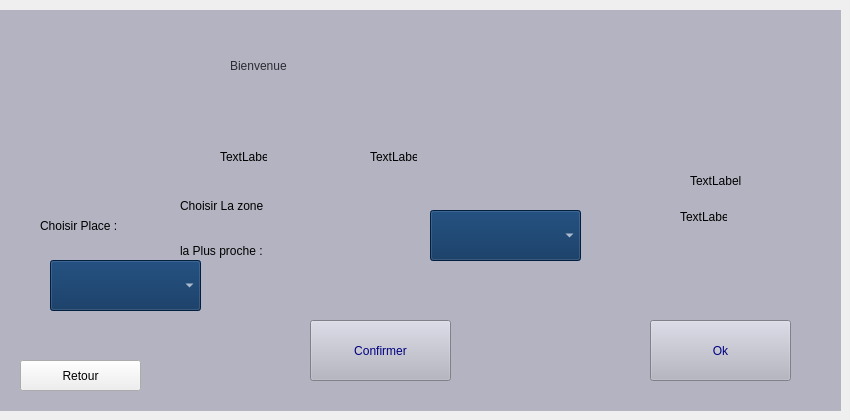
    <widget class="QWidget" name="page_choisirzone">
     <widget class="QPushButton" name="ok">
      <property name="geometry">
       <rect>
        <x>650</x>
        <y>320</y>
        <width>141</width>
        <height>61</height>
       </rect>
      </property>
      <property name="styleSheet">
       <string notr="true">#ok{
	font: 18pt &quot;Bahnschrift&quot;;

	background-color: rgb(179, 179, 193);
	
	
	
	color: rgb(0, 0, 127);
	
;}


#ok:hover{
;

	color: rgb(255, 255, 255);
	background-color: rgb(4, 44, 89);
	}</string>
      </property>
      <property name="text">
       <string>Ok</string>
      </property>
     </widget>
     <widget class="QLabel" name="label_choisirplace">
      <property name="geometry">
       <rect>
        <x>0</x>
        <y>10</y>
        <width>841</width>
        <height>401</height>
       </rect>
      </property>
      <property name="styleSheet">
       <string notr="true">
background-color: rgb(179, 179, 193);</string>
      </property>
      <property name="text">
       <string/>
      </property>
     </widget>
     <widget class="QPushButton" name="Retour">
      <property name="geometry">
       <rect>
        <x>20</x>
        <y>360</y>
        <width>121</width>
        <height>31</height>
       </rect>
      </property>
      <property name="text">
       <string>Retour</string>
      </property>
     </widget>
     <widget class="QComboBox" name="comboBox">
      <property name="geometry">
       <rect>
        <x>430</x>
        <y>210</y>
        <width>151</width>
        <height>51</height>
       </rect>
      </property>
      <property name="styleSheet">
       <string notr="true">#comboBox:hover{

background-color: rgb(255, 255, 255);
	
	color: rgb(4, 44, 89);
	
;}


#comboBox{
;

	color: rgb(255, 255, 255);
	background-color: rgb(4, 44, 89);
	}</string>
      </property>
     </widget>
     <widget class="QLabel" name="bienvenue">
      <property name="geometry">
       <rect>
        <x>230</x>
        <y>30</y>
        <width>391</width>
        <height>71</height>
       </rect>
      </property>
      <property name="styleSheet">
       <string notr="true">color: rgb(41, 44, 51);
font: 48pt &quot;MS Shell Dlg 2&quot;;</string>
      </property>
      <property name="text">
       <string>Bienvenue</string>
      </property>
     </widget>
     <widget class="QLabel" name="label_25">
      <property name="geometry">
       <rect>
        <x>180</x>
        <y>190</y>
        <width>211</width>
        <height>31</height>
       </rect>
      </property>
      <property name="styleSheet">
       <string notr="true">font: 24pt &quot;Bahnschrift&quot;;</string>
      </property>
      <property name="text">
       <string>Choisir La zone </string>
      </property>
     </widget>
     <widget class="QLabel" name="label_26">
      <property name="geometry">
       <rect>
        <x>180</x>
        <y>230</y>
        <width>241</width>
        <height>41</height>
       </rect>
      </property>
      <property name="styleSheet">
       <string notr="true">font: 24pt &quot;Bahnschrift&quot;;</string>
      </property>
      <property name="text">
       <string>la Plus proche :</string>
      </property>
     </widget>
     <widget class="QComboBox" name="comboBox_2">
      <property name="geometry">
       <rect>
        <x>50</x>
        <y>260</y>
        <width>151</width>
        <height>51</height>
       </rect>
      </property>
      <property name="styleSheet">
       <string notr="true">#comboBox_2:hover{

background-color: rgb(255, 255, 255);
	
	color: rgb(4, 44, 89);
	
;}


#comboBox_2{
;

	color: rgb(255, 255, 255);
	background-color: rgb(4, 44, 89);
	}</string>
      </property>
     </widget>
     <widget class="QPushButton" name="confirmer">
      <property name="geometry">
       <rect>
        <x>310</x>
        <y>320</y>
        <width>141</width>
        <height>61</height>
       </rect>
      </property>
      <property name="styleSheet">
       <string notr="true">#confirmer{
	font: 18pt &quot;Bahnschrift&quot;;

	background-color: rgb(179, 179, 193);
	
	
	
	color: rgb(0, 0, 127);
	
;}


#confirmer:hover{
;

	color: rgb(255, 255, 255);
	background-color: rgb(4, 44, 89);
	}</string>
      </property>
      <property name="text">
       <string>Confirmer</string>
      </property>
     </widget>
     <widget class="QLabel" name="label_27">
      <property name="geometry">
       <rect>
        <x>40</x>
        <y>210</y>
        <width>201</width>
        <height>31</height>
       </rect>
      </property>
      <property name="styleSheet">
       <string notr="true">font: 24pt &quot;Bahnschrift&quot;;</string>
      </property>
      <property name="text">
       <string>Choisir Place :</string>
      </property>
     </widget>
     <widget class="QLabel" name="label_voiture1">
      <property name="geometry">
       <rect>
        <x>690</x>
        <y>160</y>
        <width>71</width>
        <height>41</height>
       </rect>
      </property>
      <property name="text">
       <string>TextLabel</string>
      </property>
     </widget>
     <widget class="QLabel" name="label_24">
      <property name="geometry">
       <rect>
        <x>680</x>
        <y>210</y>
        <width>47</width>
        <height>13</height>
       </rect>
      </property>
      <property name="text">
       <string>TextLabel</string>
      </property>
     </widget>
     <widget class="QLabel" name="label_28">
      <property name="geometry">
       <rect>
        <x>220</x>
        <y>150</y>
        <width>47</width>
        <height>13</height>
       </rect>
      </property>
      <property name="text">
       <string>TextLabel</string>
      </property>
     </widget>
     <widget class="QLabel" name="label_29">
      <property name="geometry">
       <rect>
        <x>370</x>
        <y>150</y>
        <width>47</width>
        <height>13</height>
       </rect>
      </property>
      <property name="text">
       <string>TextLabel</string>
      </property>
     </widget>
     <widget class="QLabel" name="label_30">
      <property name="geometry">
       <rect>
        <x>620</x>
        <y>20</y>
        <width>151</width>
        <height>151</height>
       </rect>
      </property>
      <property name="styleSheet">
       <string notr="true">background-image: url(:/photoparking/voiture.png);</string>
      </property>
      <property name="text">
       <string/>
      </property>
     </widget>
     <zorder>label_choisirplace</zorder>
     <zorder>ok</zorder>
     <zorder>Retour</zorder>
     <zorder>bienvenue</zorder>
     <zorder>label_25</zorder>
     <zorder>label_26</zorder>
     <zorder>comboBox_2</zorder>
     <zorder>confirmer</zorder>
     <zorder>label_27</zorder>
     <zorder>label_voiture1</zorder>
     <zorder>comboBox</zorder>
     <zorder>label_24</zorder>
     <zorder>label_28</zorder>
     <zorder>label_29</zorder>
     <zorder>label_30</zorder>
    </widget>
